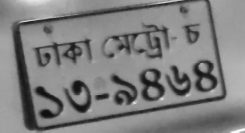
#> input picture datas/SEJHH_1.png, 245 x 133 px, given in place of SEJHH_1.jpg, which was not available
$ jupyter execute 'Radon-雷登变换.ipynb'   (shell and % lines are left out)
#> lines starting #> are read from the running program, lines starting #| are printed output that depends on the picture; pictures that were not available may be replaced by others from this repository, and a replacement may not be noted
[cell 1]
'''
Radon(雷登变换)变换
'''
import cv2
import skimage
import skimage.transform
import numpy as np
import matplotlib.pyplot as plt
from scipy import signal
from pylab import mpl
mpl.rcParams['font.sans-serif'] = ['FangSong'] # 指定默认字体
mpl.rcParams['axes.unicode_minus'] = False # 解决保存图像是负号'-'显示为方块的问题

[cell 2]
src = cv2.imread('datas/SEJHH_1.jpg')
#> src is the input picture: shape (133, 245, 3); min 15, max 249, mean 127.2
src = cv2.cvtColor(src,cv2.COLOR_BGR2GRAY)
#> src: shape (133, 245)

[cell 3]
def radon(img):
    theta = np.linspace(-90., 90., 180, endpoint=False)
    sinogram = skimage.transform.radon(img, theta=theta, circle=True)
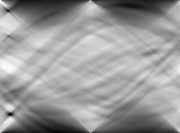
#> sinogram: shape (133, 180) float64; min 21.92, max 80.38, mean 57.2; drawn with min black and max white
    return sinogram

[cell 4]
dst = radon(src)

[cell 5]
plt.subplot(121)
plt.imshow(src,cmap='gray')
plt.title('输入图像')
plt.xticks([])
plt.yticks([])
plt.subplot(122)
plt.imshow(dst,cmap='gray')
plt.title('Radon变换结果')
plt.xticks([])
plt.yticks([])
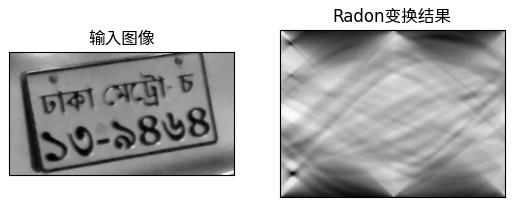
#> figure drawn by matplotlib, 2 panels
